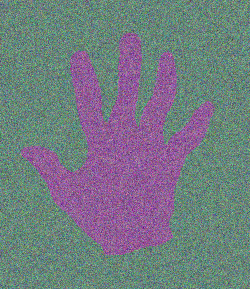
#> input picture EM_Algorithm/hand_02.png, 250 x 289 px, found by its file name; its folder holds 4 pictures in this run
$ python main.py   (Python 2 division)   (older library calls are emulated)
#> lines starting #> are read from the running program, lines starting #| are printed output that depends on the picture; after the words box and inside, x2 and y2 are one past the last pixel; in counts of white or black regions, pixels touching at a corner belong together
### EM_Algorithm/MixedGauss.py
import numpy as np

from main import get_image_array
from snippets import GaussMVD
from PIL import Image


# [4 lines left out: function draw_array, not called in this run]


class CMixedGauss:
    _dim = 3
    _cluster_count = 2
    _convergence_threshold = 0.00001

    def __init__(self, rnd):
        self._gausses = list()
        for i in range(self._cluster_count):
            g = GaussMVD()
            means = rnd.rand(g.dim)
            s = rnd.rand() * 0.3
            cov = np.eye(g.dim, dtype=np.float64) * s
            g.modify(means, cov)
            self._gausses.append(g)
#> in calculate, image is the input picture: PIL image 250x289 RGB; mean R, G, B 114.1, 123.8, 129.3

    def compute_probs(self, arr_values):
        sh = np.shape(arr_values)
        row_count = sh[0]
        col_count = sh[1]

        d = np.zeros((self._cluster_count, row_count, col_count), dtype=np.float64)

        for k in range(self._cluster_count):
            d[k] = self._gausses[k].compute_probs(arr_values)
        return d

    def find_clusters(self, arr_values):
        sh = np.shape(arr_values)
#> sh = (289, 250, 3)
        row_count = sh[0]
#> row_count = 289
        col_count = sh[1]
#> col_count = 250

        for k in range(self._cluster_count):
            print "start k=", k
            self._gausses[k].write()

        value_count = row_count * col_count
#> value_count = 72250
        w = np.full(self._cluster_count, 1.0 / self._cluster_count)  # 2L
        pixels_by_clusters = np.zeros((self._cluster_count, row_count, col_count), dtype=np.int)
        diff = 1

        while diff != 0:
            px = self.compute_probs(arr_values)  # (2L, 289L, 250L)
            # draw_array(px[0])
            gsum = np.zeros((self._cluster_count, row_count, col_count), dtype=np.float64)
            for k in range(self._cluster_count):
                gsum[k] = px[k] * w[k]
            gsum = np.sum(gsum, 0)

            g = np.zeros((self._cluster_count, row_count, col_count), dtype=np.float64)

            for k in range(self._cluster_count):
                g[k] = px[k] * w[k]
                g[k] = g[k] / gsum
                # draw_array(g[k])

                w[k] = np.sum(g[k]) / value_count

                self._gausses[k].estimate(arr_values, g[k])

                # if k == 0:
                #     print "k=", k
                #     self._gausses[k].write()

            cs = np.sum(w)

            pc = np.argmax(g, 0)
            # draw_array(pc)
            dm = pc - pixels_by_clusters
            pixels_by_clusters = pc
            dm = dm * dm
            diff = np.sum(dm)
            print "diff=", diff
#> this loop made 76 passes
#> pass 1, in compute_probs, `darr = arr_values - self.mean`:
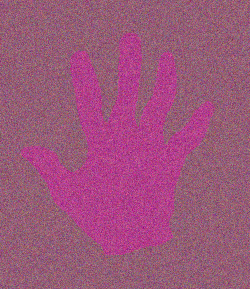
#> darr: shape (289, 250, 3) float64; mean R, G, B 0.256, -0.137, 0.0693; drawn with min black and max white
#> pass 1, in compute_probs, `varr = np.sum(darr * np.inner(darr, inv_cov), axis=-1)`:
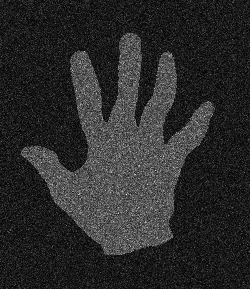
#> varr: shape (289, 250) float64; min 0.000904, max 3.05, mean 0.523; drawn with min black and max white
#> pass 1, in compute_probs, `varr = - varr * 0.5`:
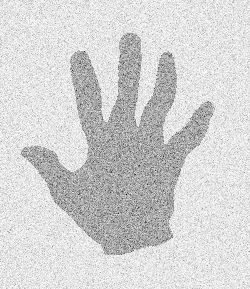
#> varr: shape (289, 250) float64; min -1.53, max -0.000452, mean -0.261; drawn with min black and max white
#> pass 1, in compute_probs, `varr = np.exp(varr) * self.normc`:
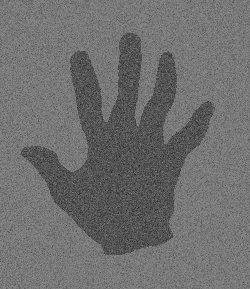
#> varr: shape (289, 250) float64; min 0.121, max 0.555, mean 0.435
#> after the loop: dm: shape (289, 250) int64; every value is 0
#> after the loop:
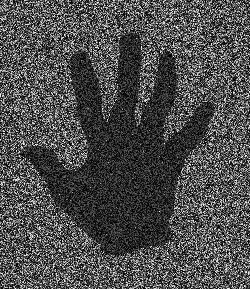
#> gsum: shape (289, 250) float64; min 2.42e-05, max 81.29, mean 25; drawn with min black and max white

        return pixels_by_clusters

### EM_Algorithm/snippets.py
import numpy as np

# --------------------------------------------------
# Example 1
# load a colour image and put it into a 3D numpy array
# name = "foo.png"
# im = Image.open(name).convert("RGB")
# arr = np.array(im, dtype=np.float64) / 255.0

# -------------------------------------------------
# Example 2
# assume that arr is an n-dimensional numpy array

# apply a function to all elements of the array
# parr = np.log(arr / (1.0 - arr))


# truncate the values in arr by some maxval
# arr[arr > maxval] = maxval

# ----------------------------------------------------
# Example 3
# class definition of a multivariate Gaussian (fixed dimension = 3)


class GaussMVD:
    """ Multivariate normal distribution """
    dim = 3

    # ===============================================
    def __init__(self):
        self.mean = np.zeros(GaussMVD.dim, dtype=np.float64)
        self.cov = np.eye(GaussMVD.dim, dtype=np.float64)
        self.det = np.linalg.det(np.matrix(self.cov))
        self.normc = 1.0 / np.sqrt(np.power((2.0 * np.pi), GaussMVD.dim) * self.det)

    # ===============================================
    def modify(self, mean, cov):
        if not ((mean.shape == (GaussMVD.dim,)) and (cov.shape == (GaussMVD.dim, GaussMVD.dim))):
            raise Exception("Gaussian: shape mismatch!")

        self.mean = np.array(mean, dtype=np.float64)
        self.cov = np.array(cov, dtype=np.float64)

        self.det = np.linalg.det(np.matrix(self.cov))
        self.normc = 1.0 / np.sqrt(np.power((2.0 * np.pi), GaussMVD.dim) * self.det)

        return None

    # ===============================================
    def compute_probs(self, arr_values):
        """ compute probabilities for an array of values """

        inv_cov = np.asarray(np.linalg.inv(np.matrix(self.cov)))
        darr = arr_values - self.mean
        varr = np.sum(darr * np.inner(darr, inv_cov), axis=-1)
        varr = - varr * 0.5
        varr = np.exp(varr) * self.normc

        return varr

    # ===============================================
    def estimate(self, arr_values, weight):
        """ estimate parameters from data (array of values & array of weights) """
        eweight = weight[..., np.newaxis]
        wsum = np.sum(weight)

        dimlist = list(range(len(arr_values.shape) - 1))
        dimtup = tuple(dimlist)

        # estimate mean
        ea = eweight * arr_values
        mean = np.sum(ea, axis=dimtup) / wsum

        # estimate covariance
        darr = arr_values - mean
        cov = np.tensordot(darr, darr * eweight, axes=(dimlist, dimlist)) / wsum

        self.modify(mean, cov)

        return None

    # ===============================================
    # [11 lines left out: function compute_distance, not called in this run]

    # ===============================================
    def write(self):
        print("Mean, covariance:")
        print(repr(self.mean))
        print(repr(self.cov))

### EM_Algorithm/main.py
import numpy as np
from PIL import Image
import os
from Kmeans import CKMean
import MixedGauss


# [36 lines left out: functions get_image_array, calculate, not called in this run]


def calculate_k_mean(image_name, check_image_name, rnd):
    k_mean = CKMean(rnd)
    return calculate(image_name, check_image_name, k_mean)


# [16 lines left out: functions get_image_name, get_check_image_name, not called in this run]


def calculate_gauss(image_name, check_image_name, rnd):
    mix_gauss = MixedGauss.CMixedGauss(rnd)
    return calculate(image_name, check_image_name, mix_gauss)
#> in calculate, `pixels_by_clusters = calulator.find_clusters(arr_pixels)`:
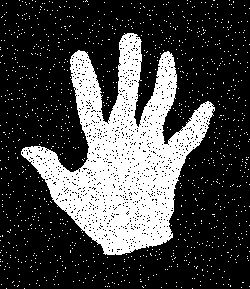
#> pixels_by_clusters: shape (289, 250) int64; values 0 (black) and 1 (white), 27.1% white; 1133 white regions (1132 under 20 px), largest, box (x1, y1, x2, y2) and area: (21, 33, 215, 255) 18330


# [12 lines left out: function test, not called in this run]

    # [4 lines of commented-out code are left out]


if __name__ == '__main__':
#> (the run stopped early here; a loop or call above may not have finished)
